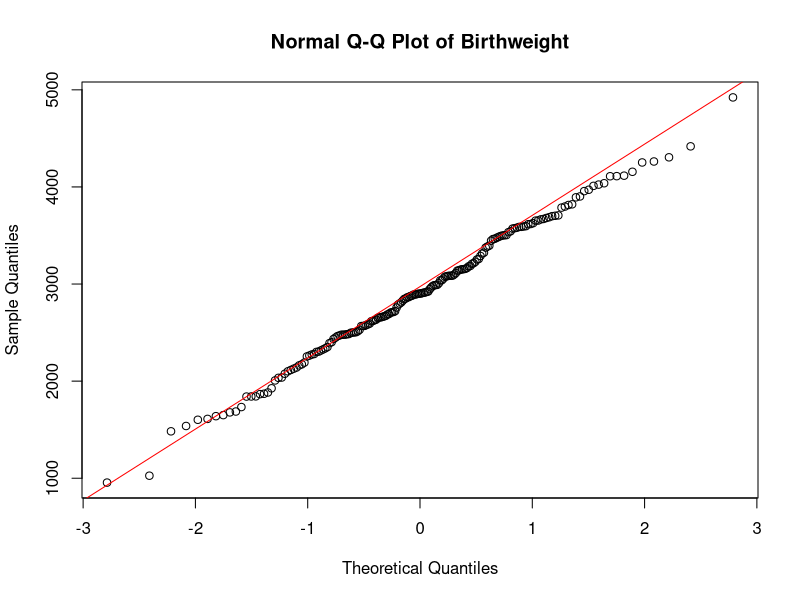
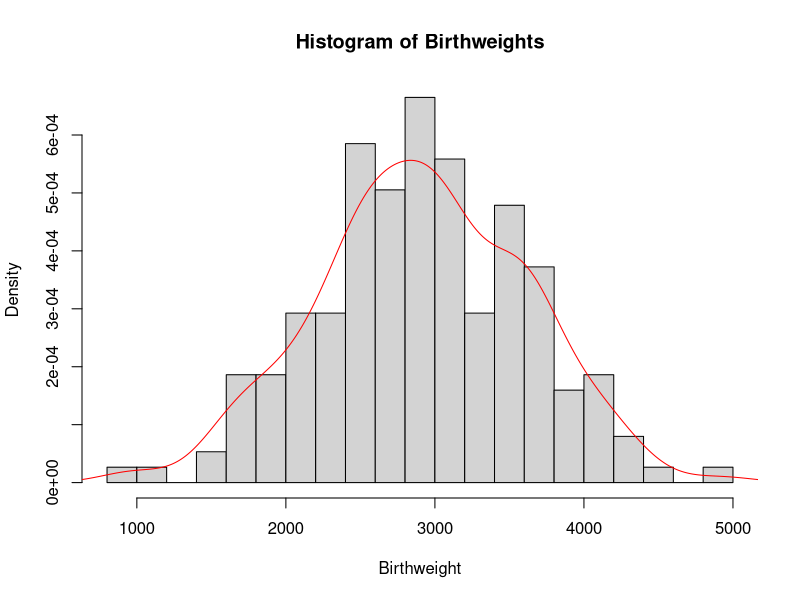
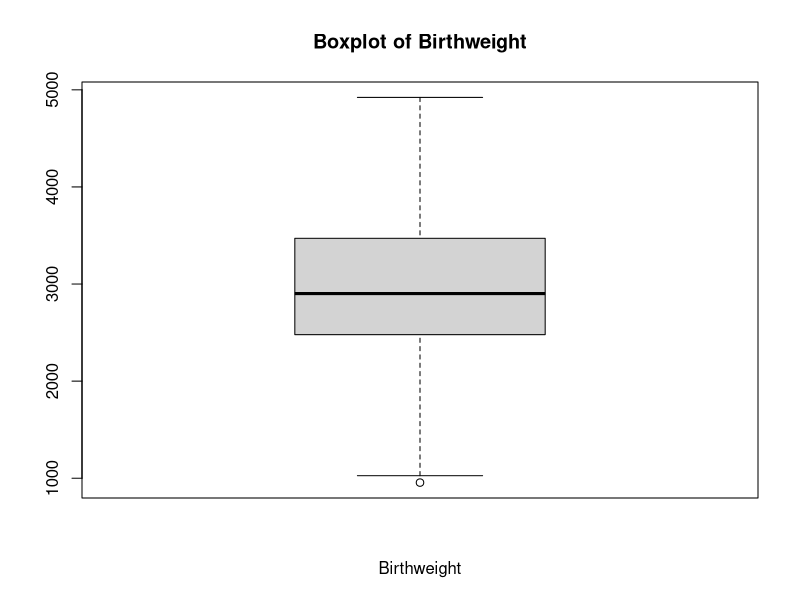

Reproduce these figures in R, in order. (Note: this script raises an error after producing the figures.)
## ---- chunk 1
birthweight = read.table(file = "birthweight.txt", header = TRUE)
data= birthweight$birthweight

## ---- chunk 2
qqnorm(data, main = "Normal Q-Q Plot of Birthweight")
qqline(data,col=" red ")

# Check for normality with histogram
hist(x = data,breaks=15,main = "Histogram of Birthweights",
     xlab = " Birthweight ",freq = FALSE)
lines(x= density(x= data), col=" red ")

# Check for normality with boxplot
boxplot (data , main =" Boxplot of Birthweight ",
         xlab =" Birthweight ")#horizontal = TRUE)

## ---- chunk 3
shapiro.test(data)
## ---- chunk 4
# construct Confidence Interval
mu <- mean(data)
stnd <-sd(data)
CI <- 0.96
alpha <- 1-CI
# Calculate the margin of error for a 95% confidence interval
z <- qnorm(1 - alpha/2) # 98th percentile of standard normal distribution
# Calculate the margin of error
me <- z * stnd / sqrt(length(data))
# Calculate the confidence interval
lower_ci = mu - me
upper_ci = mu + me
# Print the confidence interval
cat("Confidence Interval: [", lower_ci, ", ", upper_ci, "]", sep = "")
## ---- chunk 5
# construct a bounded 96%-CI for mu(mean) 
for (sample_size in 1:1000) {
  lower_bound = mu - z*stnd/sqrt(sample_size)
  upper_bound = mu + z*stnd/sqrt(sample_size)
  CI_length <- upper_bound - lower_bound
  if (CI_length <= 100) {
    break
  }
}
cat("sample_size",sample_size)
## ---- chunk 6
# Compute a bootstrap 96%-CI for mu and compare it to the above CI.
library(boot)
B <- 1000 # Choose number of bootstrap resamples
boot_data <- boot(data, statistic = function(data, i) mean(data[i]), R = B)
boot_ci <- boot.ci(boot_data, type = "perc", conf = 0.96)
lower_bound_boot_ci <- boot_ci$percent[[4]]
upper_bound_boot_ci <- boot_ci$percent[[5]]
cat("boot_CI Confidence Interval: [", lower_bound_boot_ci, ", ", upper_bound_boot_ci, "]", sep = "")
## ---- chunk 7
# Verify this claim by using a one side t-test
t.test(data, mu = 2800, alternative = "less")
## ---- chunk 8
# sign test
binom.test(sum(data > 2800), n=length(data), p = 0.5, alternative = "less")
## ---- chunk 9
B = 100; n = 50
psign = numeric(B) # will contain P-values of sign test
pttest = numeric(B) # will contain P-values of T test

for(i in 1:B) {
  x = sample(data, n)
  pttest[i] = t.test(x, mu=2800, alt='less')[[3]] # extract P-value
  psign[i] = binom.test(sum(x>2800), n, alt='less')[[3]] # extract P-value
}
power_ttest = sum(pttest<0.05)/B
power_sign = sum(psign<0.05)/B
cat("the powers of the t-test: ", power_ttest, ",  the powers of the sing test: ", power_sign, sep = "")
## ---- chunk 10
# Set the number of samples to take and the lower probability
n_samples = 100
p_left = 0.25
# Create an empty vector to store the sample probabilities
sample_probabilities = numeric(n_samples)
# Take n_samples samples of size n_samples from the birthweight vector
# Calculate the proportion of samples that have a weight less than 2600 grams
# Store the sample proportion in the sample_probabilities vector
for(i in 1:n_samples){
  sample = sample(data, n_samples, replace = TRUE)
  sample_probabilities[i] = sum(sample < 2600)/n_samples
}
# Calculate the standard deviation of the sample proportions
sample_sd = sd(sample_probabilities)
# Calculate the mean of the sample proportions
p_hat = mean(sample_probabilities)
# margin of error 
me = p_hat - p_left
# Calculate the upper confidence interval for p
p_right = p_hat + me
confidence_level = ((me/1.96)*2)-1
cat("Confidence Interval: [", p_left, ", ", p_right, "]","confidence_level: ",confidence_level , sep = "")
## ---- chunk 11
male_means = c()
female_means = c()

for (i in 1:1000) {
  # Select 34 males and 28 females with birthweight < 2600 g
  male_2600 = sample(data< 2600, 34)
  female_2600 = sample(data[data < 2600], 28)
   # Select 61 males and 65 females with birthweight >= 2600 g
  male_others = sample(data[data >= 2600], 61)
  female_others = sample(data[data >= 2600], 65)
   # Combine the selected males and females with birthweight < 2600 g
  males = c(male_2600, male_others)
  females = c(female_2600, female_others)
  # Calculate the mean birthweight for males and females
  male_means = c(male_means, mean(males))
  female_means = c(female_means, mean(females))
}
# Calculate the mean of the sample means for males and females
mean(male_means)
mean(female_means)
# Perform a two-sample t-test assuming unequal variances
t.test(male_means, female_means)
## ---- chunk 12
summary(cholesterol)

# Regression the 2 variables are highly correlated
ggplot(cholesterol, aes(x = Before, y = After8weeks)) +
  geom_point() +
  geom_smooth(method = "lm") +
  labs(x = "Before", y = "After 8 weeks", title = "Scatter plot of cholesterol levels")
cor(cholesterol$Before, cholesterol$After8weeks)


# creating histograms
ggplot(cholesterol, aes(x = Before)) +
  geom_histogram(binwidth = 0.8) +
  labs(x = "Before", y = "Count", title = "Histogram of cholesterol levels before diet")

shapiro.test(before) # accept null, data is normal

ggplot(cholesterol, aes(x = After8weeks)) +
  geom_histogram(binwidth = 0.8) +
  labs(x = "After 8 weeks", y = "Count", title = "Histogram of cholesterol levels after 8 weeks on diet")
shapiro.test(after) # accept null, data is normal
# checking difference
diff <- cholesterol$Before - cholesterol$After8weeks

ggplot(cholesterol, aes(x = Before - After8weeks)) +
  geom_histogram(binwidth = 0.2) +
  labs(x = "Difference in cholesterol levels", y = "Count", title = "Histogram of differences before and after diet")

shapiro.test(diff) # accept null, data is normal
## ---- chunk 13
wilcox.test(cholesterol$Before, cholesterol$After8weeks, paired = TRUE)
#strong evidence to suggest that the margarine diet #had an effect on cholesterol levels.
## ---- chunk 14
# Calculate estimate for theta
theta_hat <- 2*mean(cholesterol$After8weeks) - 3
sigma <- sqrt((theta_hat-3)^2/12)

n <- length(cholesterol$After8weeks)
z <- qnorm(0.975)

lower <- theta_hat - z*(sigma/sqrt(n))
upper <- theta_hat + z*(sigma/sqrt(n))
#confidence interval
c(lower, upper)
## ---- chunk 15
# H0: X1, ..., X18 ~ Unif[3, theta]

# T = max(X1, ..., X18)

# Bootstrap test
# 1. Generate B samples of size n from the null distribution
# 2. Calculate the test statistic for each sample
# 3. Calculate the p-value as the proportion of test statistics that are
# greater than or equal to the observed test statistic

# 1. Generate B samples of size n from the null distribution
B <- 1000
n <- length(cholesterol$After8weeks)
theta <- seq(3, 12, by = 0.1)
T <- rep(0, length(theta))
for (i in 1:length(theta)) {
  T[i] <- max(runif(n, min = 3, max = theta[i]))
}

# 2. Calculate the test statistic for each sample
T_obs <- max(cholesterol$After8weeks)

# 3. Calculate the p-value as the proportion of test statistics that are greater than or equal to the observed test statistic
p_value <- sum(T >= T_obs)/B
p_value
## ---- chunk 16
# H0: median = 6
# H1: median < 6

# H0: p <= 0.25
# H1: p > 0.25

# Median test
median_test <- wilcox.test(cholesterol$After8weeks, mu = 6, alternative = "less")
median_test

# Proportion test
proportion_test <- prop.test(sum(cholesterol$After8weeks < 4.5), length(cholesterol$After8weeks), p = 0.25, alternative = "greater")
proportion_test

## ---- chunk 17
data = read.table(file = "diet.txt", header = TRUE)
## ---- chunk 18
data$weight.lost=data$preweight-data$weight6weeks

## ---- chunk 19
before=data$preweight;after=data$weight6weeks
par(mfrow=c(1,2))


qqnorm(before)
hist(before) 
qqnorm(after)
hist(after) 
qqnorm(after-before)
hist(after-before) 
t.test(before,after,paired=T) 
## ---- chunk 20
data$diet=factor(data$diet) 
dataaov=lm(weight.lost~diet,data=data)
anova(dataaov)
## ---- chunk 21
par(mfrow=c(1,2)); qqnorm(residuals(dataaov)) 
plot(fitted(dataaov),residuals(dataaov)) 
## ---- chunk 22

summary(dataaov) #can we use fitted(dataaov here as well? )

## ---- chunk 23
genderaov=lm(weight.lost~gender*diet,data=data)  
anova(genderaov) 
## ---- chunk 24
preddata=data.frame(diet=c("1","2","3"))
predict(dataaov,preddata) 
 

## ---- chunk 25
library(MASS)
data(npk)
## ---- chunk 26
#Create a matrix of random plots
random_plots_matrix <- cbind(rep(1:24),rep(1:6, each = 4),
                             replicate(3, c(replicate(6, sample(c(1,1,0,0))))))
#Convert the matrix to a data frame
data_frame <- data.frame(random_plots_matrix)
#Set column names
header <- c("plot", "block", "N", "P", "K")
colnames(data_frame) <- header
#View the resulting data frame
head(data_frame)
## ---- chunk 27
# Subset the data to only include nitrogen treatment
npk_nitrogen  <- npk[npk$N == 1,]
# Calculate the average yield per block for nitrogen treatment
nitrogen_avg_yield  <- aggregate(yield ~ block, data = npk_nitrogen, FUN = mean)
# Subset the data to only include plots without nitrogen treatment
npk_no_nitrogen  <- npk[npk$N == 0,]
# Calculate the average yield per block for plots without nitrogen treatment
no_nitrogen_avg_yield  <- aggregate(yield ~ block, data = npk_no_nitrogen, FUN = mean)
# Make a boxplot comparing the average yield per block for nitrogen and no nitrogen treatments
boxplot(no_nitrogen_avg_yield$yield, nitrogen_avg_yield$yield, 
        names = c("No Nitrogen Treatment", "Nitrogen Treatment"), ylab = "yield")
#legend("topleft", legend = c("Nitrogen Treatment", "No Nitrogen Treatment"))


avg_yield <- apply(cbind(nitrogen_avg_yield[[2]], no_nitrogen_avg_yield[[2]]),1,function(x) unname(unlist(x)))
rownames(avg_yield)<- c("nitrogen_avg_yield","no_nitrogen_avg_yield")

barplot(avg_yield, col = c("#1b98e0", "#353436"),beside = TRUE,
        xlab="blocks",ylab = "yield", ylim=c(0,90),
        names.arg=c("1", "2", "3", "4", "5", "6"))

legend("topleft", legend = c("Nitrogen Treatment", "No Nitrogen Treatment"), 
       fill =c("#1b98e0", "#353436"))

## ---- chunk 28
# Check for normality with histogram
hist(x = npk$yield , breaks=7 ,main = "Histogram of yield",
     xlab = " yield ",freq = FALSE)
lines(x= density(x= npk$yield), col=" red ")

qqnorm(npk$yield)
qqline(npk$yield)

# Check for normality with boxplot
boxplot (npk$yield , main =" Boxplot of yield ",
         xlab =" yield ",horizontal = TRUE)

## ---- chunk 29
shapiro.test(npk$yield)

## ---- chunk 30
fit <- aov(yield ~ block + N, data = npk)
summary(fit)
